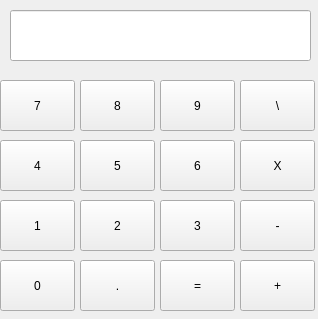
<?xml version="1.0" encoding="UTF-8"?>
<ui version="4.0">
 <class>Form</class>
 <widget class="QWidget" name="Form">
  <property name="geometry">
   <rect>
    <x>0</x>
    <y>0</y>
    <width>318</width>
    <height>319</height>
   </rect>
  </property>
  <property name="windowTitle">
   <string>计算器</string>
  </property>
  <widget class="QLineEdit" name="lineEdit">
   <property name="geometry">
    <rect>
     <x>10</x>
     <y>10</y>
     <width>301</width>
     <height>51</height>
    </rect>
   </property>
  </widget>
  <widget class="QPushButton" name="pushButton">
   <property name="geometry">
    <rect>
     <x>0</x>
     <y>200</y>
     <width>75</width>
     <height>51</height>
    </rect>
   </property>
   <property name="text">
    <string>1</string>
   </property>
  </widget>
  <widget class="QPushButton" name="pushButton_2">
   <property name="geometry">
    <rect>
     <x>80</x>
     <y>200</y>
     <width>75</width>
     <height>51</height>
    </rect>
   </property>
   <property name="text">
    <string>2</string>
   </property>
  </widget>
  <widget class="QPushButton" name="pushButton_3">
   <property name="geometry">
    <rect>
     <x>160</x>
     <y>200</y>
     <width>75</width>
     <height>51</height>
    </rect>
   </property>
   <property name="text">
    <string>3</string>
   </property>
  </widget>
  <widget class="QPushButton" name="pushButton_4">
   <property name="geometry">
    <rect>
     <x>160</x>
     <y>140</y>
     <width>75</width>
     <height>51</height>
    </rect>
   </property>
   <property name="text">
    <string>6</string>
   </property>
  </widget>
  <widget class="QPushButton" name="pushButton_5">
   <property name="geometry">
    <rect>
     <x>80</x>
     <y>140</y>
     <width>75</width>
     <height>51</height>
    </rect>
   </property>
   <property name="text">
    <string>5</string>
   </property>
  </widget>
  <widget class="QPushButton" name="pushButton_6">
   <property name="geometry">
    <rect>
     <x>0</x>
     <y>140</y>
     <width>75</width>
     <height>51</height>
    </rect>
   </property>
   <property name="text">
    <string>4</string>
   </property>
  </widget>
  <widget class="QPushButton" name="pushButton_7">
   <property name="geometry">
    <rect>
     <x>0</x>
     <y>80</y>
     <width>75</width>
     <height>51</height>
    </rect>
   </property>
   <property name="text">
    <string>7</string>
   </property>
  </widget>
  <widget class="QPushButton" name="pushButton_8">
   <property name="geometry">
    <rect>
     <x>160</x>
     <y>80</y>
     <width>75</width>
     <height>51</height>
    </rect>
   </property>
   <property name="text">
    <string>9</string>
   </property>
  </widget>
  <widget class="QPushButton" name="pushButton_9">
   <property name="geometry">
    <rect>
     <x>80</x>
     <y>80</y>
     <width>75</width>
     <height>51</height>
    </rect>
   </property>
   <property name="text">
    <string>8</string>
   </property>
  </widget>
  <widget class="QPushButton" name="pushButton_10">
   <property name="geometry">
    <rect>
     <x>160</x>
     <y>260</y>
     <width>75</width>
     <height>51</height>
    </rect>
   </property>
   <property name="text">
    <string>=</string>
   </property>
  </widget>
  <widget class="QPushButton" name="pushButton_11">
   <property name="geometry">
    <rect>
     <x>80</x>
     <y>260</y>
     <width>75</width>
     <height>51</height>
    </rect>
   </property>
   <property name="text">
    <string>.</string>
   </property>
  </widget>
  <widget class="QPushButton" name="pushButton_12">
   <property name="geometry">
    <rect>
     <x>0</x>
     <y>260</y>
     <width>75</width>
     <height>51</height>
    </rect>
   </property>
   <property name="text">
    <string>0</string>
   </property>
  </widget>
  <widget class="QPushButton" name="pushButton_13">
   <property name="geometry">
    <rect>
     <x>240</x>
     <y>260</y>
     <width>75</width>
     <height>51</height>
    </rect>
   </property>
   <property name="text">
    <string>+</string>
   </property>
  </widget>
  <widget class="QPushButton" name="pushButton_14">
   <property name="geometry">
    <rect>
     <x>240</x>
     <y>200</y>
     <width>75</width>
     <height>51</height>
    </rect>
   </property>
   <property name="text">
    <string>-</string>
   </property>
  </widget>
  <widget class="QPushButton" name="pushButton_15">
   <property name="geometry">
    <rect>
     <x>240</x>
     <y>80</y>
     <width>75</width>
     <height>51</height>
    </rect>
   </property>
   <property name="text">
    <string>\</string>
   </property>
  </widget>
  <widget class="QPushButton" name="pushButton_16">
   <property name="geometry">
    <rect>
     <x>240</x>
     <y>140</y>
     <width>75</width>
     <height>51</height>
    </rect>
   </property>
   <property name="text">
    <string>X</string>
   </property>
  </widget>
 </widget>
 <resources/>
 <connections/>
</ui>
